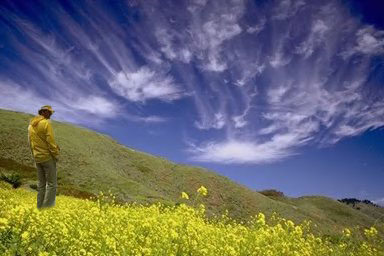
#> input picture database_images/Tp_D_CNN_M_N_nat00013_cha00042_11093.jpg, 384 x 256 px, found by its file name
$ python predictor.py   (older library calls are emulated)
#> lines starting #> are read from the running program, lines starting #| are printed output that depends on the picture
### src/features/ela_extractor.py
from PIL import Image, ImageChops, ImageEnhance
import numpy as np

def get_ela_features(image_path, quality=90, size=(64, 64)):
    """Runs Error Level Analysis and turns the image into a flat array of numbers."""
#> called with quality = 90, size = (64, 64)
    try:
        original = Image.open(image_path).convert('RGB')
#> original is the input picture: PIL image 384x256 RGB; mean R, G, B 105.1, 106.9, 110
        original = original.resize(size)
#> original: PIL image 64x64 RGB

        # Save temporary compressed version
        from io import BytesIO
        buffer = BytesIO()
        original.save(buffer, 'JPEG', quality=quality)
        buffer.seek(0)
        compressed = Image.open(buffer)
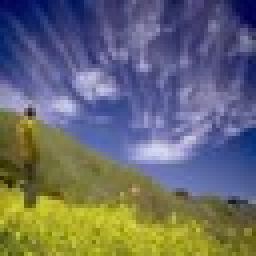
#> compressed: PIL image 64x64 RGB (shown 4 times larger); mean R, G, B 105.1, 106.8, 110.1

        # Calculate difference
        ela_image = ImageChops.difference(original, compressed)
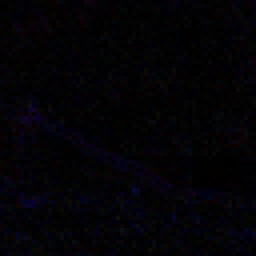
#> ela_image: PIL image 64x64 RGB (shown 4 times larger); mean R, G, B 3.5, 2.7, 5.7
        extrema = ela_image.getextrema()
#> extrema = ((0, 20), (0, 15), (0, 54))
        max_diff = max([ex[1] for ex in extrema])
#> max_diff = 54
        if max_diff == 0:
            max_diff = 1
        scale = 255.0 / max_diff
#> scale = 4.72
        ela_image = ImageEnhance.Brightness(ela_image).enhance(scale)
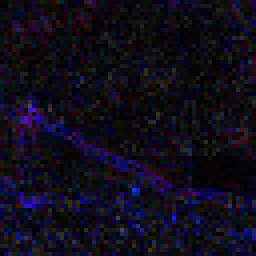
#> ela_image: PIL image 64x64 RGB (shown 4 times larger); mean R, G, B 16, 12.2, 26.5

        # Turn the image into a 1D line of numbers for the AI
        return np.array(ela_image).flatten()

    except Exception as e:
        print(f"ELA Error on {image_path}: {e}")
        return None

### src/features/vectorizer.py
import numpy as np
from .ela_extractor import get_ela_features
from .texture_extractor import get_texture_features
from .noise_extractor import get_noise_features

def extract_all_features(image_path):
    """The Master Combiner: runs all 3 tests and stitches the numbers together."""
    ela = get_ela_features(image_path)
#> ela = 12288 values, max 255 at index 9125, min 0 at index 10, mean 18.26
    tex = get_texture_features(image_path)
    noise = get_noise_features(image_path)

    # If any of them failed (e.g., corrupt image), skip this image
    if ela is None or tex is None or noise is None:
        return None

    # Concatenate into one single flat array
    return np.concatenate([ela, tex, noise])

### src/features/texture_extractor.py
import cv2
import numpy as np
from skimage.feature import local_binary_pattern
from scipy.fftpack import dct

def get_texture_features(image_path, size=(64, 64)):
    """Finds copy-pasted textures and unnatural frequency patterns."""
#> called with size = (64, 64)
    try:
        # Load as grayscale
        img = cv2.imread(image_path, cv2.IMREAD_GRAYSCALE)
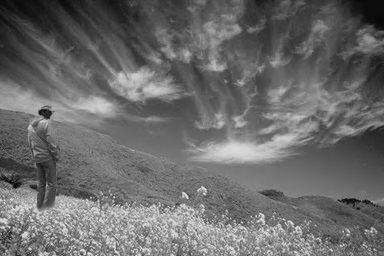
#> img: shape (256, 384); min 0, max 239, mean 106.7
        if img is None: return None
        img = cv2.resize(img, size)
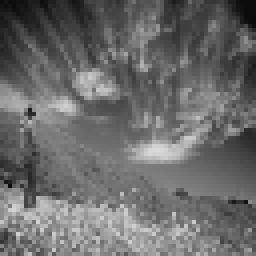
#> img: shape (64, 64) (shown 4 times larger); min 10, max 218, mean 106.8

        # 1. Local Binary Pattern (LBP) - Texture
        lbp = local_binary_pattern(img, P=8, R=1, method="uniform")
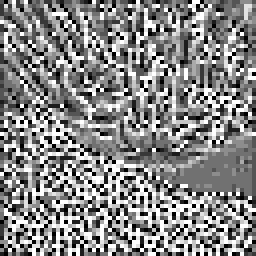
#> lbp: shape (64, 64) float64 (shown 4 times larger); min 0, max 9, mean 4.77; drawn with min black and max white
        lbp_hist, _ = np.histogram(lbp.ravel(), bins=np.arange(0, 11), density=True)
#> lbp_hist = [0.0906, 0.0906, 0.0691, 0.0916, 0.145, 0.112, 0.0754, 0.085, 0.0916, 0.149]

        # 2. Discrete Cosine Transform (DCT) - Frequency
        dct_img = dct(dct(img.T, norm='ortho').T, norm='ortho')
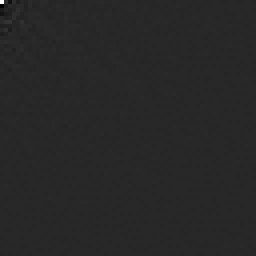
#> dct_img: shape (64, 64) float64 (shown 4 times larger); min -1278.7, max 6834.8, mean 0.6; drawn with min black and max white
        # Grab the top-left 8x8 block (low frequencies usually hold the most info)
        dct_features = dct_img[:8, :8].flatten()
#> dct_features = 64 values, max 6834.8 at index 0, min -1278.7 at index 8, mean 54.15
#> in extract_all_features, `tex = get_texture_features(image_path)`: tex = 74 values, max 6834.8 at index 10, min -1278.7 at index 18, mean 46.85

        return np.concatenate([lbp_hist, dct_features])
    except Exception as e:
        print(f"Texture Error on {image_path}: {e}")
        return None

### src/features/noise_extractor.py
import cv2
import numpy as np

def get_noise_features(image_path, size=(64, 64)):
    """Checks for unnatural smoothness or blur from editing."""
#> called with size = (64, 64)
    try:
        img = cv2.imread(image_path, cv2.IMREAD_GRAYSCALE)
        if img is None: return None
        img = cv2.resize(img, size)

        # Calculate the variance of the Laplacian (proxy for noise/blur)
        laplacian_var = cv2.Laplacian(img, cv2.CV_64F).var()
#> laplacian_var = 3514

        # Calculate overall image variance
        img_var = np.var(img)
#> img_var = 1462.5

        return np.array([laplacian_var, img_var])
    except Exception as e:
        print(f"Noise Error on {image_path}: {e}")
        return None

### src/predictor.py
import os
import numpy as np
import joblib
from features.vectorizer import extract_all_features
from features.metadata_extractor import analyze_metadata

# Set up paths
BASE_DIR = os.path.abspath(os.path.join(os.path.dirname(__file__), '..'))
MODELS_DIR = os.path.join(BASE_DIR, 'models')

def analyze_image(image_path):
    print(f"\n🔍 Analyzing Image: {os.path.basename(image_path)}")

    # 1. Extract Features
    print("⚙️ Extracting mathematical features...")
    features = extract_all_features(image_path)
#> in extract_all_features, `noise = get_noise_features(image_path)`: noise = [3514, 1462.5]
#> features = 12364 values, max 6834.8 at index 12298, min -1278.7 at index 12306, mean 18.83
    if features is None:
        print("❌ Error: Could not read image.")
        return

    # Reshape for the models (they expect a 2D array, even for one image)
    features_2d = features.reshape(1, -1)

    # 2. Load Models
    print("🧠 Consulting AI Detectives...")
    try:
        rf_model = joblib.load(os.path.join(MODELS_DIR, 'rf_model.pkl'))
        xgb_model = joblib.load(os.path.join(MODELS_DIR, 'xgb_model.pkl'))
    except FileNotFoundError:
        print("❌ Error: Could not find trained models. Did you run train_models.py?")
        return

    # 3. Soft Voting (Averaging Probabilities from the Flowchart!)
    print("⚖️ Calculating probabilities...")
    # predict_proba returns [prob_authentic, prob_tampered]
    rf_prob_tampered = rf_model.predict_proba(features_2d)[0][1]
    xgb_prob_tampered = xgb_model.predict_proba(features_2d)[0][1]

    # The Average Probability
    avg_prob_tampered = (rf_prob_tampered + xgb_prob_tampered) / 2

    # 4. Final Verdict
    if avg_prob_tampered > 0.50:
        verdict = "🚨 TAMPERED (Fake)"
        confidence = avg_prob_tampered * 100
    else:
        verdict = "✅ AUTHENTIC (Real)"
        confidence = (1 - avg_prob_tampered) * 100

    print("\n" + "="*50)
    print(f"🎯 FINAL VERDICT: {verdict}")
    print(f"📊 CONFIDENCE:    {confidence:.2f}%")
    print("="*50)

    # 5. WOW Factor: Metadata Check
    print("\n🕵️ Checking hidden metadata (Hackathon Wow Inclusion)...")
    meta_report = analyze_metadata(image_path)
    if meta_report["suspicious_software_found"]:
        print(f"⚠️ WARNING: Suspicious editing software detected: {meta_report['software_name']}")
    elif meta_report["has_metadata"]:
        print("📝 Metadata found, but no known editing software signatures detected.")
    else:
        print("👻 No metadata found (it might have been stripped out).")
    print("\n")

if __name__ == "__main__":
    # --- INSTRUCTION: Pick an image to test! ---
    # Look in your data/Tp or data/Au folder and copy a file name here.
    test_image = os.path.join(BASE_DIR, "data", "Tp", "Tp_D_CNN_M_N_nat00013_cha00042_11093.jpg")

    if os.path.exists(test_image):
        analyze_image(test_image)
    else:
        print(f"⚠️ Could not find the image! Check the file name at the bottom of predictor.py")

$ run again, with database_images/Tp_D_CNN_M_N_nat00041_nat10123_11439.jpg copied over database_images/Tp_D_CNN_M_N_nat00013_cha00042_11093.jpg
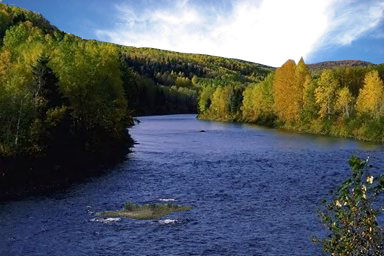
#> input picture database_images/Tp_D_CNN_M_N_nat00041_nat10123_11439.jpg, 384 x 256 px, found by its file name
#> in get_ela_features, original is the input picture: PIL image 384x256 RGB; mean R, G, B 87, 94.8, 101.1
#> original: PIL image 64x64 RGB
#> extrema = ((0, 25), (0, 16), (0, 50))
#> max_diff = 50
#> scale = 5.1
#> in get_ela_features, `ela_image = ImageEnhance.Brightness(ela_image).enhance(scale)`:
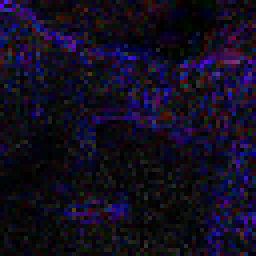
#> ela_image: PIL image 64x64 RGB (shown 4 times larger); mean R, G, B 18.2, 12.6, 31.8
#> ela = 12288 values, max 255 at index 194, min 0 at index 24, mean 20.83
#> in get_texture_features, `lbp = local_binary_pattern(img, P=8, R=1, method="uniform")`:
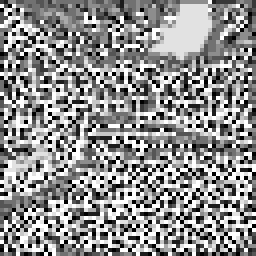
#> lbp: shape (64, 64) float64 (shown 4 times larger); min 0, max 9, mean 5.06; drawn with min black and max white
#> lbp_hist = [0.0962, 0.0906, 0.0615, 0.0898, 0.1, 0.0945, 0.0618, 0.0898, 0.14, 0.176]
#> dct_features = 64 values, max 5966.3 at index 0, min -1572 at index 1, mean 94.02
#> tex = 74 values, max 5966.3 at index 10, min -1572 at index 11, mean 81.33
#> laplacian_var = 3185.9
#> img_var = 4514.6
#> noise = [3185.9, 4514.6]
#> features = 12364 values, max 5966.3 at index 12298, min -1572 at index 12299, mean 21.81

$ run again, with database_images/Tp_D_CNN_M_N_nat10156_ani00024_12016.jpg copied over database_images/Tp_D_CNN_M_N_nat00013_cha00042_11093.jpg
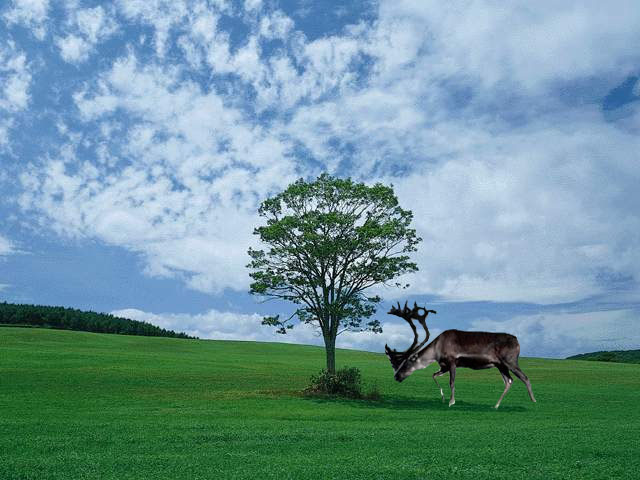
#> input picture database_images/Tp_D_CNN_M_N_nat10156_ani00024_12016.jpg, 640 x 480 px, found by its file name
#> in get_ela_features, original is the input picture: PIL image 640x480 RGB; mean R, G, B 110.9, 149.2, 154.5
#> original: PIL image 64x64 RGB
#> extrema = ((0, 22), (0, 21), (0, 38))
#> max_diff = 38
#> scale = 6.71
#> in get_ela_features, `ela_image = ImageEnhance.Brightness(ela_image).enhance(scale)`:
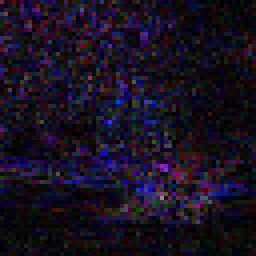
#> ela_image: PIL image 64x64 RGB (shown 4 times larger); mean R, G, B 23.4, 16.5, 32.8
#> ela = 12288 values, max 255 at index 5843, min 0 at index 4, mean 24.24
#> in get_texture_features, `lbp = local_binary_pattern(img, P=8, R=1, method="uniform")`:
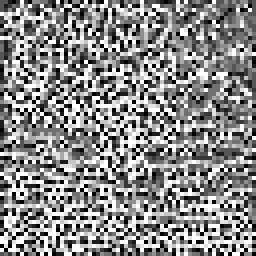
#> lbp: shape (64, 64) float64 (shown 4 times larger); min 0, max 9, mean 4.87; drawn with min black and max white
#> lbp_hist = [0.105, 0.0923, 0.0708, 0.0957, 0.101, 0.0974, 0.0647, 0.0891, 0.107, 0.176]
#> dct_features = 64 values, max 8824.6 at index 0, min -1046.1 at index 16, mean 155.5
#> tex = 74 values, max 8824.6 at index 10, min -1046.1 at index 26, mean 134.5
#> laplacian_var = 6237.3
#> img_var = 2827
#> noise = [6237.3, 2827]
#> features = 12364 values, max 8824.6 at index 12298, min -1046.1 at index 12314, mean 25.63
